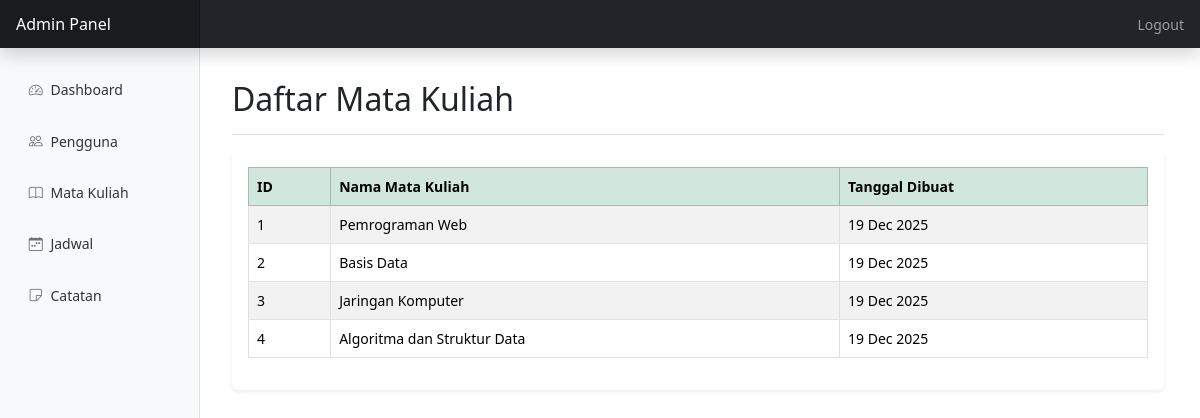
Page /admin2/courses.php on the committed database.
### tables this page shows
CREATE TABLE `courses` (
  `id` int(11) NOT NULL,
  `course_name` varchar(100) NOT NULL,
  `created_at` timestamp NOT NULL DEFAULT CURRENT_TIMESTAMP
);

### admin2/courses.php (the view, shortened to what this page needs)
<?php
require_once 'config/koneksi.php';
 $stmt = $conn->prepare("SELECT id, course_name, created_at FROM courses ORDER BY created_at DESC");
 $stmt->execute();
 $result = $stmt->get_result();
require_once 'includes/header.php';
require_once 'includes/sidebar.php';
?>
<main class="col-md-9 ms-sm-auto col-lg-10 px-md-4 main">
    <div class="d-flex justify-content-between flex-wrap flex-md-nowrap align-items-center pt-3 pb-2 mb-3 border-bottom">
        <h1 class="h2">Daftar Mata Kuliah</h1>
    </div>
    <div class="card">
        <div class="card-body">
            <div class="table-responsive">
                <table class="table table-striped table-bordered table-hover">
                    <thead class="table-success">
                        <tr>
                            <th>ID</th>
                            <th>Nama Mata Kuliah</th>
                            <th>Tanggal Dibuat</th>
                        </tr>
                    </thead>
                    <tbody>
                        <?php if ($result->num_rows > 0): ?>
                            <?php while($row = $result->fetch_assoc()): ?>
                                <tr>
                                    <td><?php echo $row['id']; ?></td>
                                    <td><?php echo htmlspecialchars($row['course_name']); ?></td>
                                    <td><?php echo date('d M Y', strtotime($row['created_at'])); ?></td>
                                </tr>
                            <?php endwhile; ?>
                        <?php else: ?>
                            <tr>
                                <td colspan="3" class="text-center">Tidak ada data mata kuliah.</td>
                            </tr>
                        <?php endif; ?>
                    </tbody>
                </table>
            </div>
        </div>
    </div>
</main>
</div>
</body>
</html>

### admin2/assets/css/style.css (style rules this page uses)
:root { --bs-primary: #5a8787; --bs-primary-rgb: 90, 135, 135; --bs-secondary: #6c757d; --bs-success: #198754; --bs-info: #0dcaf0; --bs-warning: #ffc107; --bs-danger: #dc3545; --bs-light: #f8f9fa; --bs-dark: #212529; }
body { font-size: .875rem; }
.main { margin-left: 240px; padding: 1rem; }
.card { border: none; box-shadow: 0 0.125rem 0.25rem rgba(0, 0, 0, 0.075); transition: box-shadow .15s ease-in-out; }

### rows in the picture
courses: id "1", course_name "Pemrograman Web", created_at "19 Dec 2025"
courses: id "2", course_name "Basis Data", created_at "19 Dec 2025"
courses: id "3", course_name "Jaringan Komputer", created_at "19 Dec 2025"
courses: id "4", course_name "Algoritma dan Struktur Data", created_at "19 Dec 2025"
